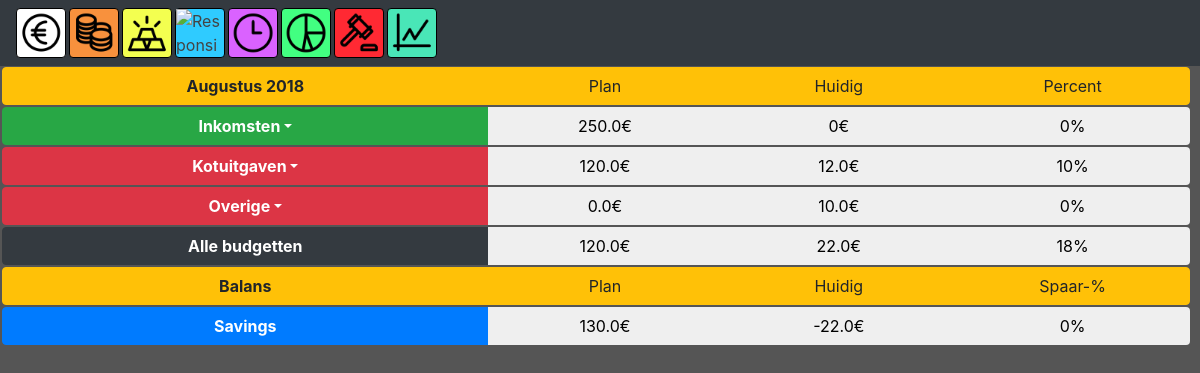
/budget (signed in), run on an earlier commit of the app's database.
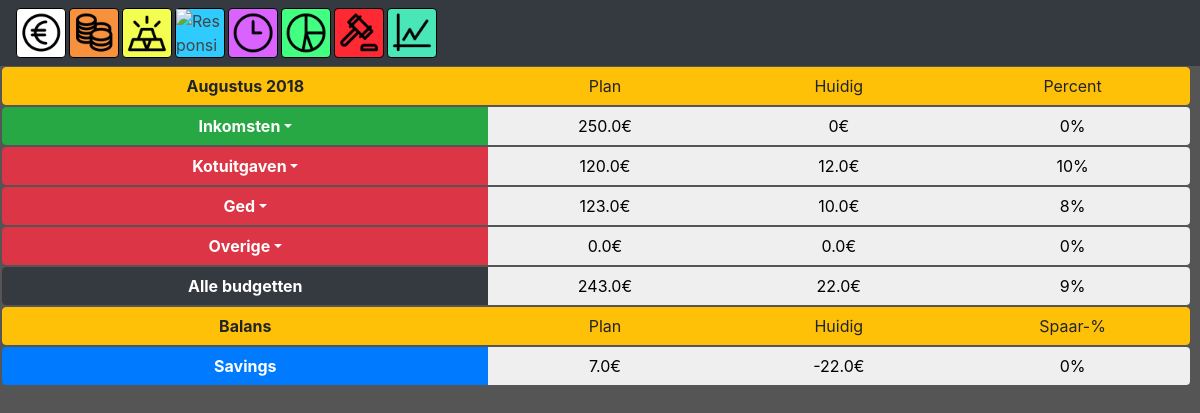
And on a later commit of the database.
### tables this page shows
CREATE TABLE `Inkomsten` (
	`userid`	INTEGER NOT NULL,
	`inkomsten`	REAL NOT NULL
);

CREATE TABLE "Budgetten" (
	`userid`	INTEGER NOT NULL,
	`naam`	TEXT NOT NULL,
	`bedrag`	REAL NOT NULL,
	`restaurant`	TEXT,
	`winkel`	TEXT,
	`openbaarVervoer`	TEXT,
	`auto`	TEXT,
	`verzekering`	TEXT,
	`dokters`	TEXT,
	`kleren`	TEXT,
	`abonnementen`	TEXT,
	`diensten`	TEXT,
	`elektronica`	TEXT,
	`gsm`	TEXT,
	`huisdieren`	TEXT,
	`elektriciteit`	TEXT,
	`huis`	TEXT,
	`water`	TEXT,
	`internet`	TEXT,
	`meubels`	TEXT,
	`supplies`	TEXT,
	`vuilnis`	TEXT,
	`games`	TEXT,
	`sport`	TEXT,
	`tekenen`	TEXT,
	`reizen`	TEXT,
	`tuin`	TEXT,
	`events`	TEXT,
	`lezen`	TEXT,
	`tv`	TEXT,
	`onderwijs`	TEXT,
	`charity`	TEXT,
	`belasting`	TEXT,
	`gift`	TEXT,
	`interest`	TEXT
);

### app.py (the view, shortened to what this page needs)
@app.route("/budget", methods=["POST","GET"])
@login_required
def budget():
    if request.method == "GET":
        db = db_connect('pythonsqlite.db')
        rowsb = db.execute("SELECT * FROM Inkomsten WHERE userid = ? ",
                          (session["user_id"],))
        rowb = rowsb.fetchone()
        inkomst = rowb[1]
        rowsb = db.execute("SELECT * FROM Transacties WHERE Userid = ? and Soort = ? and Datum >= date('now','start of month') and Datum < date('now','start of month','+1 month') ",
                          (session["user_id"], "Inkomst",))
        rowb = rowsb.fetchall()
        inkomhuidig = 0
        for row in rowb:
            inkomhuidig += row[2]
        rowsb = db.execute("SELECT * FROM Budgetten WHERE Userid = ?",
                          (session["user_id"],))
        budgetten = rowsb.fetchall()
        totaalbudget = 0
        for row in budgetten:
            totaalbudget += row[2]
        db = db_connect('pythonsqlite.db')
        rowsb = db.execute("SELECT * FROM Budgetten WHERE userid = ? ",
                          (session["user_id"],))
        rowb = rowsb.fetchall()
        budgethuidigen = []
        i = 0
        for budget in rowb:
            budgethuidigen.append(0)
            for categorie in range(32):
                if budget[categorie + 3] is not "NULL":
                    select = db.execute("SELECT * FROM Transacties WHERE userid=? and Subcategorie=? and Datum >= date('now','start of month') and Datum < date('now','start of month','+1 month')",
                          (session["user_id"], budget[categorie + 3]))
                    transacties = select.fetchall()
                    for transactie in transacties:
                        budgethuidigen[i] += transactie[2]
            i = i + 1
        totaalhuidigbudget = sum(budgethuidigen)
        selecteer = db.execute("SELECT * FROM Transacties WHERE userid=? and Soort=? and Datum >= date('now','start of month') and Datum < date('now','start of month','+1 month')",
                          (session["user_id"], "Uitgave"))
        uitgaven = selecteer.fetchall()
        totaaluitgaven = 0
        for uitgave in uitgaven:
            totaaluitgaven += uitgave[2]
        selecteer = db.execute("SELECT * FROM Transacties WHERE userid=? and Soort=? and Datum >= date('now','start of month') and Datum < date('now','start of month','+1 month')",
                          (session["user_id"], "Inkomst"))
        inkomsten = selecteer.fetchall()
        totaalinkomsten = 0
        for inkomst in inkomsten:
            totaalinkomsten += inkomst[2]
        return render_template("budget.html", inkomsten=inkomst, inkomhuidig=inkomhuidig, budgetten=budgetten, totaalbudget=totaalbudget, budgethuidigen=budgethuidigen, totaalhuidigbudget=totaalhuidigbudget, totaaluitgaven=totaaluitgaven, totaalinkomsten=totaalinkomsten)

### helpers.py (called while the page is built)
def db_connect(string):
    conn = sqlite3.connect(string)
    return conn.cursor()

def login_required(f):
    @wraps(f)
    def decorated_function(*args, **kwargs):
        if session.get("user_id") is None:
            return redirect("/login")
        return f(*args, **kwargs)
    return decorated_function

### templates/budget.html (shortened to what this page needs)
{%extends "layoutHome.html"%}
{%block homeBody%}
<div class="btn-group headerbudget" role="group" aria-label="Basic example">
        <button type="button" class="largebudget btn btn-warning">Augustus 2018</button>
        <button type="button" class="smallbudget btn btn-warning">Plan</button>
        <button type="button" class="smallbudget btn btn-warning">Huidig</button>
        <button type="button" class="smallbudget btn btn-warning">Percent</button>
      </div>
<div class="btn-group headerbudget" role="group" aria-label="Basic example">
        <div class="largebudget btn-group" role="group">
                <button id="btnGroupDrop1" type="button" class="expensebudget btn btn-success dropdown-toggle dropdown-toggle-split" data-toggle="dropdown" aria-haspopup="true" aria-expanded="false">
                Inkomsten
                </button>
            </div>
        <button type="button" class="smallbudget btn ">{{ inkomsten }}€</button>
        <button type="button" class="smallbudget btn ">{{ inkomhuidig }}€</button>
        <button type="button" class="smallbudget btn ">{% if inkomsten > 0 %}{{ (inkomhuidig / inkomsten * 100) | int }}%{%else%}0%{% endif %}</button>
      </div>
{%set i = namespace(a=0)%}
{% for budget in budgetten %}
<div class="btn-group headerbudget" role="group" aria-label="Button group with nested dropdown">
    <div class="largebudget btn-group" role="group">
        <button id="btnGroupDrop1" type="button" class="expensebudget btn btn-danger dropdown-toggle dropdown-toggle-split" data-toggle="dropdown" aria-haspopup="true" aria-expanded="false">
        {{budget[1]}}
        </button>
    </div>
    <button type="button" class="smallbudget btn ">{{budget[2]}}€</button>
    <button type="button" class="smallbudget btn ">{{budgethuidigen[i.a]}}€</button>
    <button type="button" class="smallbudget btn ">{% if budget[2] > 0 %}{{ (budgethuidigen[i.a] / budget[2] * 100) | int }}%{%else%}0%{% endif %}</button>
</div>
{%set i.a = i.a + 1%}
{% endfor %}
<div class="btn-group headerbudget" role="group" aria-label="Basic example">
        <div class="largebudget btn-group" role="group">
                <button id="btnGroupDrop1" type="button" class="expensebudget btn btn-danger dropdown-toggle dropdown-toggle-split" data-toggle="dropdown" aria-haspopup="true" aria-expanded="false">
                Overige
                </button>
            </div>
        <button type="button" class="smallbudget btn ">0.0€</button>
        <button type="button" class="smallbudget btn ">{{totaaluitgaven - totaalhuidigbudget}}€</button>
        <button type="button" class="smallbudget btn ">0%</button>
      </div>
<div class="btn-group headerbudget" role="group" aria-label="Basic example">
    <button type="button" class="largebudget btn btn-dark">Alle budgetten</button>
    <button type="button" class="smallbudget btn ">{{ totaalbudget }}€</button>
    <button type="button" class="smallbudget btn ">{{ totaaluitgaven }}€</button>
    <button type="button" class="smallbudget btn ">{% if totaalbudget > 0 %}{{ (totaaluitgaven / totaalbudget * 100) | int }}%{%else%}0%{% endif %}</button>
    </div>
<div class="btn-group headerbudget" role="group" aria-label="Basic example">
    <button type="button" class="largebudget btn btn-warning">Balans</button>
    <button type="button" class="smallbudget btn btn-warning">Plan</button>
    <button type="button" class="smallbudget btn btn-warning">Huidig</button>
    <button type="button" class="smallbudget btn btn-warning">Spaar-%</button>
    </div>
<div class="btn-group headerbudget" role="group" aria-label="Basic example">
    <button type="button" class="largebudget btn btn-primary">Savings</button>
    <button type="button" class="smallbudget btn ">{{ (inkomsten - totaalbudget) | round(2) }}€</button>
    <button type="button" class="smallbudget btn ">{{ (totaalinkomsten - totaaluitgaven) | round(2) }}€</button>
    <button type="button" class="smallbudget btn ">{% if totaalinkomsten > 0 %}{{ (((totaalinkomsten - totaaluitgaven)/totaalinkomsten)*100) | round(2) }}%{%else%}0%{% endif %}</button>
    </div>
{%endblock%}

### templates/layoutHome.html (shortened to what this page needs)
{% extends "layout.html" %}
{%block body%}
<nav class="navbar navbar-dark bg-dark">
    <a class="card" href="/">
        <img src="static/icons/input.png" class="img-fluid" alt="Responsive image">
    </a>
    <div class="scrolling-wrapper-flexbox">
      <div class="card card1"><a href="/budget">
        <img src="static/icons/budget.png" class="img-fluid" alt="Responsive image"></a>
      </div>
      <div class="card card2"><a href="/balans">
          <img src="static/icons/balans.png" class="img-fluid" alt="Responsive image"></a>
        </div>
      <div class="card card3"><a href="/maand">
          <img src="static/icons/maand.png" class="img-fluid" alt="Responsive image"></a>
        </div>
      <div class="card card4"><a href="/jaar">
          <img src="static/icons/jaar.png" class="img-fluid" alt="Responsive image"></a>
        </div>
      <div class="card card5"><a href="#">
          <img src="static/icons/grafieken.png" class="img-fluid" alt="Responsive image"></a>
        </div>
      <div class="card card6"><a href="#">
          <img src="static/icons/onderneming.png" class="img-fluid" alt="Responsive image"></a>
        </div>
      <div class="card card7"><a href="#">
          <img src="static/icons/aandelen.png" class="img-fluid" alt="Responsive image"></a>
        </div>
    </div>
  </nav>
  {%block homeBody%}
  {%endblock%}
{%endblock%}

### templates/layout.html (shortened to what this page needs)
<!DOCTYPE <!DOCTYPE html>
<html>
    <head>
        <link rel="stylesheet" href="https://stackpath.bootstrapcdn.com/bootstrap/4.1.2/css/bootstrap.min.css">
        <link href="/static/styles.css" rel="stylesheet"/>
    </head>
<body>
    {%block body %}{%endblock%}
</body>
</html>

### static/styles.css (style rules this page uses)
body { background: #555555 !important; }
.navbar { flex-wrap: nowrap; }
.scrolling-wrapper-flexbox { display: flex; flex-wrap: nowrap; overflow-x: auto; }
.card { flex: 0 0 auto; margin-right: 3px; }
.card { border: 1px solid rgb(0, 0, 0); width: 50px; height: 50px; }
.card1 { background-color: rgb(248, 145, 61) !important; }
.card2 { background-color: rgb(243, 255, 80) !important; }
.card3 { background-color: rgb(47, 203, 255) !important; }
.card4 { background-color: rgb(218, 98, 255) !important; }
.card5 { background-color: rgb(66, 255, 129) !important; }
.card6 { background-color: rgb(255, 41, 51) !important; }
.card7 { background-color: rgb(73, 230, 183) !important; }
.scrolling-wrapper, .scrolling-wrapper-flexbox { height: 50px; width: 100%; -webkit-overflow-scrolling: auto; }
a { color:#444;text-decoration:none; }
.largebudget { width:41.5% !important; font-weight: bold; padding: 0px; }
.smallbudget { width:20% !important; }
.headerbudget { width:99% !important; font-weight: bold; margin: 1px; margin-left: 2px; }
.expensebudget { width:100% !important; font-weight: bold; }

What changed in the data, as far as the page shows it:
computed for Inkomsten: (inkomsten-totaalbudget)|round(2) "130.0" → "7.0"
added Budgetten: naam "Ged", bedrag "123.0", budgethuidigen "10.0", (budgethuidigen[i.a]/budget[2]*100)|int "8"
Also different on the page:
{{ totaaluitgaven - totaalhuidigbudget }}: "10.0" → "0.0"
{{ totaalbudget }}: "120.0" → "243.0"
{{ (totaaluitgaven / totaalbudget * 100) | int }}: "18" → "9"
